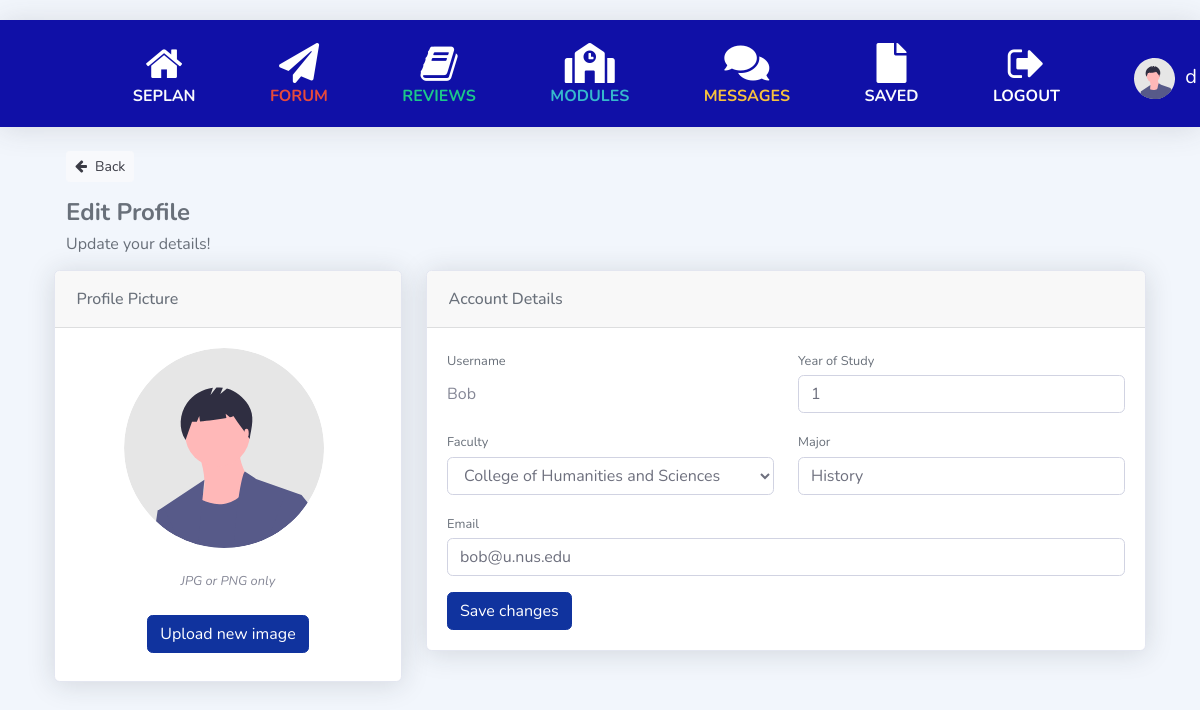
Screenshot of /profile/Bob/edit (signed in) with the database file from the repository.
### sep/models.py (models this page shows, shortened)
class User(AbstractUser):
    faculty = models.CharField(max_length=120)
    year = models.IntegerField(blank=True, null=True)
    major = models.CharField(max_length=120)
    sep = models.BooleanField(blank=True, null=True)
    picture = models.URLField(blank=True, null=True)

### sep/views.py (the view, shortened to what this page needs)
# urls.py: path("profile/<str:username>/edit", views.editing_profile, name="editing_profile"),
def editing_profile(request, username):
    if not request.user.is_authenticated:
        return HttpResponseRedirect(reverse('login'))
    user = User.objects.get(username=username)
    return render(request, "sep/editing_profile.html",{
        "user": user})

### sep/templates/sep/editing_profile.html (shortened to what this page needs)
{% extends "sep/layout.html" %} {% load static %} {% block body %}
<link href="{% static '/editing_profile.css' %}" rel="stylesheet" />
<div class="container-xl px-4 mt-4">
    <div class="col-12">
        <a href="{% url 'profile' request.user.username %}" class="btn btn-light btn-sm mb-3 has-icon"
        ><i class="fa fa-arrow-left mr-2"></i>Back</a
      >
      <h4><strong>Edit Profile</strong></h4>
      <h6 class="mb-3">Update your details!</h6>
    </div>
    <div class="row">
        <div class="col-xl-4">
            <div class="card mb-4 mb-xl-0">
                <div class="card-header">Profile Picture</div>
                <div class="card-body text-center">
                    {% if user.picture %}
                    <img
                        class="rounded-circle mr-2"
                        src={{ user.picture }}
                        width="200"
                        height="200"
                        alt="User"
                    />
                    {% else %}
                    <img
                        class="rounded-circle mr-2"
                        src="/media/index/undraw_profile.svg"
                        width="200"
                        height="200"
                        alt="">
                    {% endif %}
                    <div class="small font-italic text-muted mb-4">JPG or PNG only</div>
                    <button
                        class="btn btn-primary"
                        type="button"
                        data-toggle="modal"
                        data-target="#pictureModal"
                        >Upload new image
                    </button>
                </div>
            </div>
        </div>
        <div class="col-xl-8">
            <div class="card mb-4">
                <div class="card-header">Account Details</div>
                <div class="card-body">
                    <form
                        action="{% url 'editing_profile' user.username %}"
                        method="POST"
                        enctype="multipart/form-data"
                        onsubmit="sweetAlert()"
                    >
                        <div class="row gx-3 mb-3">
                            <div class="col-md-6">
                                <label class="small mb-1" for="inputUsername">Username</label>
                                <input readonly
                                    class="form-control-plaintext"
                                    id="inputUsername"
                                    name="inputUsername"
                                    type="text"
                                    value={{ user.username }}
                                    required
                                    >
                            </div>
                            <div class="col-md-6">
                                <label class="small mb-1" for="inputYear">Year of Study</label>
                                <input
                                    class="form-control"
                                    id="inputYear"
                                    name="inputYear"
                                    type="number"
                                    min="1"
                                    max="4"
                                    placeholder="Enter your year of study"
                                    value={{ user.year }}
                                    required
                                    >
                            </div>
                        </div>
                        <div class="row gx-3 mb-3">
                            <div class="col-md-6">
                                <label class="small mb-1" for="inputFaculty">Faculty</label>
                                <select
                                class="form-control"
                                    id="inputFaculty"
                                    name="inputFaculty"
                                    required
                                    >
                                    <optgroup label="Current Faculty">
                                        <option value="{{ user.faculty }}" selected>
                                            {{ user.faculty }}
                                        </option>
                                    </optgroup>
                                </select>
                            </div>
                            <div class="col-md-6">
                                <label class="small mb-1" for="inputMajor">Major</label>
                                <input
                                    class="form-control"
                                    id="inputMajor"
                                    name="inputMajor"
                                    type="text"
                                    placeholder="Enter your major"
                                    value="{{ user.major }}"
                                    required
                                    >
                            </div>
                        </div>
                        <div class="mb-3">
                            <label class="small mb-1" for="inputEmail">Email</label>
                            <input
                                class="form-control"
                                id="inputEmail"
                                name="inputEmail"
                                type="text"
                                placeholder="Enter your email"
                                value={{ user.email }}
                                required
                                >
                        </div>
                        <button type="submit" class="btn btn-primary" name="savechanges">Save changes</button>
                    </form>
                </div>
            </div>
        </div>
    </div>
</div>
{% endblock %}

### sep/templates/sep/layout.html (shortened to what this page needs)
{% load static %}
<!DOCTYPE html>
<html lang="en">
  <head>
    <link
      rel="stylesheet"
      href="https://stackpath.bootstrapcdn.com/bootstrap/4.4.1/css/bootstrap.min.css"
    />
    <link href="{% static '/all.min.css' %}" rel="stylesheet" />
    <link href="{% static '/sb-admin-2.min.css' %}" rel="stylesheet" />
    <link
      href="https://cdnjs.cloudflare.com/ajax/libs/font-awesome/5.15.3/css/all.min.css"
      rel="stylesheet"
    />
    <link
      rel="stylesheet"
      href="https://cdnjs.cloudflare.com/ajax/libs/font-awesome/4.7.0/css/font-awesome.min.css"
    />
    <link href="{% static '/layout.css' %}" rel="stylesheet" />
  </head>
  <nav
    class="navbar navbar-expand navbar-light topbar mb-4 static-top shadow"
    style="background-color: rgb(16, 16, 167); height: 70%"
  >
    {% if user.is_authenticated %}
    <div style="margin-left: 10%">
      <a
        class="navbar-brand text-white centralise home"
        href="{% url 'index' %}"
        ><i class="fa fa-home fa-2x"></i>
        <div class="h6 font-weight-bold text-light text-uppercase">
          SEPlan
        </div></a
      >
    </div>
    <div style="margin-left: 5%">
      <a
        class="navbar-brand text-white centralise menu-item"
        href="{% url 'forum' %}"
        ><i class="fas fa-paper-plane fa-2x"></i>
        <div class="h6 font-weight-bold text-danger text-uppercase">
          Forum
        </div></a
      >
    </div>
    <div style="margin-left: 5%">
      <a
        class="navbar-brand text-white centralise menu-item"
        href="{% url 'reviews' %}"
        ><i class="fa fa-book fa-2x"></i>
        <div class="h6 font-weight-bold text-success text-uppercase">
          Reviews
        </div></a
      >
    </div>
    <div style="margin-left: 5%">
      <a
        class="navbar-brand text-white centralise menu-item"
        href="{% url 'modules' %}"
        ><i class="fas fa-school fa-2x"></i>
        <div class="h6 font-weight-bold text-info text-uppercase">
          Modules
        </div></a
      >
    </div>
    <div style="margin-left: 5%">
      <a
        class="navbar-brand text-white centralise menu-item"
        href="{% url 'messages' request.user.username %}"
        ><i class="fas fa-comments fa-2x"></i>
        <div class="h6 font-weight-bold text-warning text-uppercase">
          Messages
        </div></a
      >
    </div>
    <div style="margin-left: 5%">
      <a
        class="navbar-brand text-white centralise menu-item"
        href="{% url 'watchlist' %}"
        ><i class="fas fa-file fa-2x"></i>
        <div class="h6 font-weight-bold text-light text-uppercase">
          Saved
        </div></a
      >
    </div>
    <div style="margin-left: 5%">
      <a
        class="navbar-brand text-white centralise menu-item"
        href="{% url 'logout' %}"
        ><i class="fa fa-sign-out fa-2x"></i>
        <div class="h6 font-weight-bold text-white text-uppercase">
          Logout
        </div></a
      >
    </div>
    <div style="margin-left: 5%">
      <a
        class="navbar-brand text-white centralise menu-item"
        href="{% url 'profile' request.user.username %}">
        {% if user.picture %}
          <img
            class="rounded-circle mr-2"
            src={{ user.picture }}
            width="72"
            height="72"
            alt="User"
          />
        {% else %}
          <img
            src="/media/index/undraw_profile.svg"
            style="max-width: 200%; margin-right: 5px"
          />
        {% endif %}
        <div class="mr-4 d-none d-lg-inline text-white">
          {{ request.user.username }}
        </div></a
      >
    </div>
    {% endif %}
  </nav>
  {% block body %} {% endblock %}
</html>

### sep/static/layout.css (style rules this page uses)
.centralise { text-align: center; margin-top: 10px; }

### sep/static/editing_profile.css (style rules this page uses)
.rounded-circle { border-radius: 50% !important; }
.card { box-shadow: 0 0.15rem 1.75rem 0 rgb(33 40 50 / 15%); }
.card .card-header { font-weight: 500; }
.card-header:first-child { border-radius: 0.35rem 0.35rem 0 0; }
.card-header { padding: 1rem 1.35rem; margin-bottom: 0; background-color: rgba(33, 40, 50, 0.03); border-bottom: 1px solid rgba(33, 40, 50, 0.125); }

### rows the page displays
User: user.username "d"
User: inputUsername "Bob", inputYear "1", inputFaculty "College of Humanities and Sciences", inputMajor "History", inputEmail "bob@u.nus.edu"
